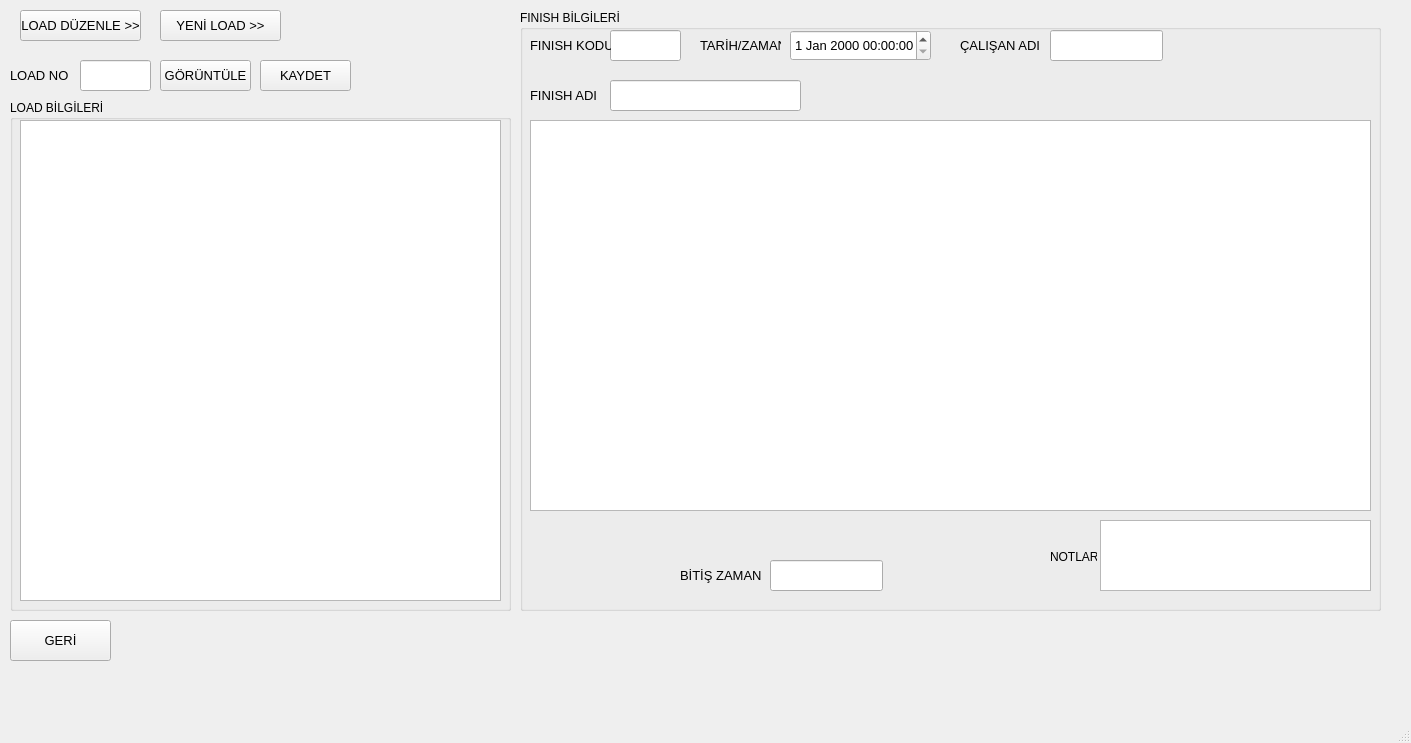
<?xml version="1.0" encoding="UTF-8"?>
<ui version="4.0">
 <class>QualityProcessViewPageCls</class>
 <widget class="QMainWindow" name="QualityProcessViewPageCls">
  <property name="geometry">
   <rect>
    <x>0</x>
    <y>0</y>
    <width>1411</width>
    <height>743</height>
   </rect>
  </property>
  <property name="windowTitle">
   <string>MainWindow</string>
  </property>
  <widget class="QWidget" name="centralwidget">
   <widget class="QPushButton" name="pushButtonEditLoad">
    <property name="geometry">
     <rect>
      <x>20</x>
      <y>10</y>
      <width>121</width>
      <height>31</height>
     </rect>
    </property>
    <property name="font">
     <font>
      <pointsize>10</pointsize>
     </font>
    </property>
    <property name="text">
     <string>LOAD DÜZENLE &gt;&gt;</string>
    </property>
   </widget>
   <widget class="QPushButton" name="pushButtonReturn">
    <property name="geometry">
     <rect>
      <x>10</x>
      <y>620</y>
      <width>101</width>
      <height>41</height>
     </rect>
    </property>
    <property name="font">
     <font>
      <pointsize>10</pointsize>
     </font>
    </property>
    <property name="text">
     <string>GERİ</string>
    </property>
   </widget>
   <widget class="QPushButton" name="pushButtonNewLoad">
    <property name="geometry">
     <rect>
      <x>160</x>
      <y>10</y>
      <width>121</width>
      <height>31</height>
     </rect>
    </property>
    <property name="font">
     <font>
      <pointsize>10</pointsize>
     </font>
    </property>
    <property name="text">
     <string>YENİ LOAD &gt;&gt;</string>
    </property>
   </widget>
   <widget class="QLineEdit" name="lineEditLoadNo">
    <property name="geometry">
     <rect>
      <x>80</x>
      <y>60</y>
      <width>71</width>
      <height>31</height>
     </rect>
    </property>
    <property name="readOnly">
     <bool>false</bool>
    </property>
   </widget>
   <widget class="QPushButton" name="pushButtonShowLoad">
    <property name="geometry">
     <rect>
      <x>160</x>
      <y>60</y>
      <width>91</width>
      <height>31</height>
     </rect>
    </property>
    <property name="font">
     <font>
      <pointsize>10</pointsize>
     </font>
    </property>
    <property name="text">
     <string>GÖRÜNTÜLE</string>
    </property>
   </widget>
   <widget class="QGroupBox" name="groupBox_2">
    <property name="geometry">
     <rect>
      <x>520</x>
      <y>10</y>
      <width>861</width>
      <height>601</height>
     </rect>
    </property>
    <property name="title">
     <string>FINISH BİLGİLERİ</string>
    </property>
    <widget class="CheckTableWidget" name="FinishTable">
     <property name="geometry">
      <rect>
       <x>10</x>
       <y>110</y>
       <width>841</width>
       <height>391</height>
      </rect>
     </property>
    </widget>
    <widget class="QLineEdit" name="lineEditFinishCode">
     <property name="geometry">
      <rect>
       <x>90</x>
       <y>20</y>
       <width>71</width>
       <height>31</height>
      </rect>
     </property>
     <property name="readOnly">
      <bool>true</bool>
     </property>
    </widget>
    <widget class="QLabel" name="label_8">
     <property name="geometry">
      <rect>
       <x>10</x>
       <y>20</y>
       <width>81</width>
       <height>31</height>
      </rect>
     </property>
     <property name="font">
      <font>
       <pointsize>10</pointsize>
      </font>
     </property>
     <property name="text">
      <string>FINISH KODU</string>
     </property>
    </widget>
    <widget class="QDateTimeEdit" name="dateTimeEditEntry">
     <property name="geometry">
      <rect>
       <x>270</x>
       <y>20</y>
       <width>141</width>
       <height>31</height>
      </rect>
     </property>
     <property name="font">
      <font>
       <pointsize>10</pointsize>
      </font>
     </property>
    </widget>
    <widget class="QLabel" name="label_9">
     <property name="geometry">
      <rect>
       <x>180</x>
       <y>20</y>
       <width>81</width>
       <height>31</height>
      </rect>
     </property>
     <property name="font">
      <font>
       <pointsize>10</pointsize>
      </font>
     </property>
     <property name="text">
      <string>TARİH/ZAMAN</string>
     </property>
    </widget>
    <widget class="QLabel" name="label_10">
     <property name="geometry">
      <rect>
       <x>440</x>
       <y>20</y>
       <width>81</width>
       <height>31</height>
      </rect>
     </property>
     <property name="font">
      <font>
       <pointsize>10</pointsize>
      </font>
     </property>
     <property name="text">
      <string>ÇALIŞAN ADI</string>
     </property>
    </widget>
    <widget class="QLineEdit" name="lineEditOperatorName">
     <property name="geometry">
      <rect>
       <x>530</x>
       <y>20</y>
       <width>113</width>
       <height>31</height>
      </rect>
     </property>
     <property name="readOnly">
      <bool>false</bool>
     </property>
    </widget>
    <widget class="QLineEdit" name="lineEditFinishName">
     <property name="geometry">
      <rect>
       <x>90</x>
       <y>70</y>
       <width>191</width>
       <height>31</height>
      </rect>
     </property>
     <property name="readOnly">
      <bool>true</bool>
     </property>
    </widget>
    <widget class="QLabel" name="label_11">
     <property name="geometry">
      <rect>
       <x>10</x>
       <y>70</y>
       <width>81</width>
       <height>31</height>
      </rect>
     </property>
     <property name="font">
      <font>
       <pointsize>10</pointsize>
      </font>
     </property>
     <property name="text">
      <string>FINISH ADI</string>
     </property>
    </widget>
    <widget class="QLabel" name="label">
     <property name="geometry">
      <rect>
       <x>530</x>
       <y>540</y>
       <width>47</width>
       <height>13</height>
      </rect>
     </property>
     <property name="text">
      <string>NOTLAR</string>
     </property>
    </widget>
    <widget class="QTextEdit" name="textEdit">
     <property name="geometry">
      <rect>
       <x>580</x>
       <y>510</y>
       <width>271</width>
       <height>71</height>
      </rect>
     </property>
    </widget>
    <widget class="QLabel" name="label_12">
     <property name="geometry">
      <rect>
       <x>160</x>
       <y>550</y>
       <width>81</width>
       <height>31</height>
      </rect>
     </property>
     <property name="font">
      <font>
       <pointsize>10</pointsize>
      </font>
     </property>
     <property name="text">
      <string>BİTİŞ ZAMANI</string>
     </property>
    </widget>
    <widget class="QLineEdit" name="lineEditOperatorName_2">
     <property name="geometry">
      <rect>
       <x>250</x>
       <y>550</y>
       <width>113</width>
       <height>31</height>
      </rect>
     </property>
     <property name="readOnly">
      <bool>false</bool>
     </property>
    </widget>
   </widget>
   <widget class="QGroupBox" name="groupBox">
    <property name="geometry">
     <rect>
      <x>10</x>
      <y>100</y>
      <width>501</width>
      <height>511</height>
     </rect>
    </property>
    <property name="title">
     <string>LOAD BİLGİLERİ</string>
    </property>
    <widget class="CheckTableWidget" name="LoadContentTable">
     <property name="geometry">
      <rect>
       <x>10</x>
       <y>20</y>
       <width>481</width>
       <height>481</height>
      </rect>
     </property>
    </widget>
   </widget>
   <widget class="QPushButton" name="pushButtonSaveFinish">
    <property name="geometry">
     <rect>
      <x>260</x>
      <y>60</y>
      <width>91</width>
      <height>31</height>
     </rect>
    </property>
    <property name="font">
     <font>
      <pointsize>10</pointsize>
     </font>
    </property>
    <property name="text">
     <string>KAYDET</string>
    </property>
   </widget>
   <widget class="QLabel" name="label_7">
    <property name="geometry">
     <rect>
      <x>10</x>
      <y>60</y>
      <width>61</width>
      <height>31</height>
     </rect>
    </property>
    <property name="font">
     <font>
      <pointsize>10</pointsize>
     </font>
    </property>
    <property name="text">
     <string>LOAD NO</string>
    </property>
   </widget>
  </widget>
  <widget class="QMenuBar" name="menubar">
   <property name="geometry">
    <rect>
     <x>0</x>
     <y>0</y>
     <width>1411</width>
     <height>21</height>
    </rect>
   </property>
  </widget>
  <widget class="QStatusBar" name="statusbar"/>
 </widget>
 <customwidgets>
  <customwidget>
   <class>CheckTableWidget</class>
   <extends>QTableWidget</extends>
   <header location="global">CheckTableWidget.h</header>
  </customwidget>
 </customwidgets>
 <resources/>
 <connections/>
</ui>
